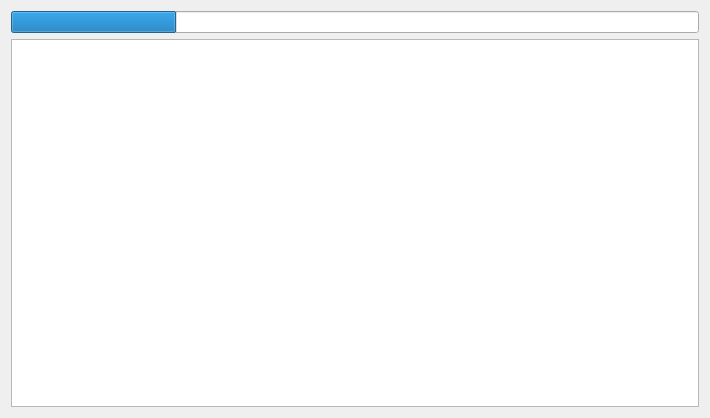
<?xml version="1.0" encoding="UTF-8"?>
<ui version="4.0">
 <class>QMStart</class>
 <widget class="QWidget" name="QMStart">
  <property name="geometry">
   <rect>
    <x>0</x>
    <y>0</y>
    <width>710</width>
    <height>418</height>
   </rect>
  </property>
  <property name="windowTitle">
   <string>Form</string>
  </property>
  <layout class="QVBoxLayout" name="verticalLayout">
   <item>
    <widget class="QProgressBar" name="progressBar">
     <property name="value">
      <number>24</number>
     </property>
     <property name="format">
      <string/>
     </property>
    </widget>
   </item>
   <item>
    <widget class="QListWidget" name="listWidget"/>
   </item>
  </layout>
 </widget>
 <resources/>
 <connections/>
</ui>
